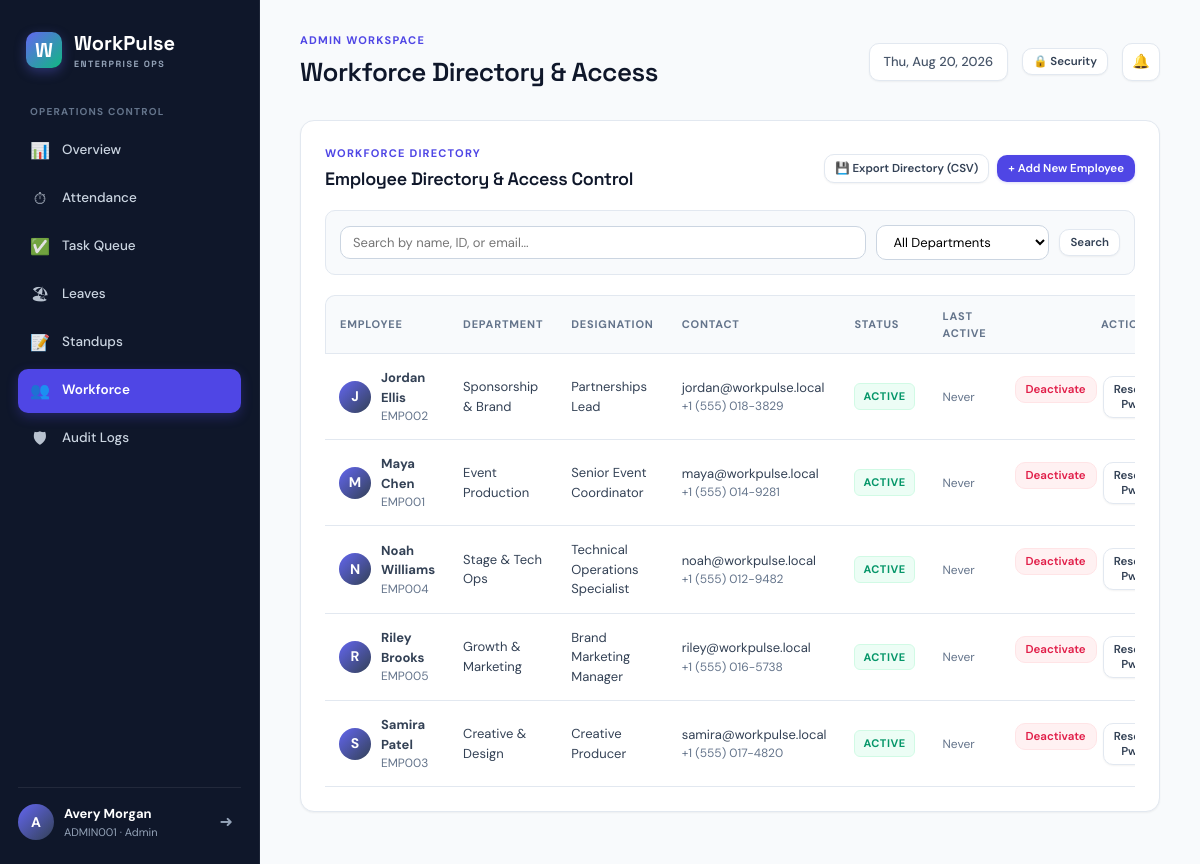
The page /admin/employees (signed in) on the database its author committed.
### tables this page shows
CREATE TABLE users (
  id integer primary key autoincrement,
  emp_id varchar(50) unique not null,
  name varchar(160) not null,
  email varchar(255) unique,
  password_hash text not null,
  role varchar(20) not null check (role in ('ADMIN', 'EMPLOYEE')),
  department varchar(100) default 'Operations',
  designation varchar(120) default 'Team Member',
  phone varchar(50),
  is_active integer not null default 1,
  created_at text not null default (datetime('now')),
  last_login text
);

### app.py (the view, shortened to what this page needs)
@app.route('/admin/employees', methods=['GET', 'POST'])
@role_required('ADMIN')
def admin_employees():
    search = request.args.get('q', '').strip()
    dept = request.args.get('dept', '').strip()
    sql = "select * from users where role='EMPLOYEE'"
    params = []
    if search:
        sql += " and (upper(name) like upper(%s) or upper(emp_id) like upper(%s) or upper(email) like upper(%s))"
        params.extend([f'%{search}%', f'%{search}%', f'%{search}%'])
    if dept:
        sql += " and department = %s"
        params.append(dept)
    sql += " order by is_active desc, name"
    employees = query(sql, params)
    departments = query("select distinct department from users where department is not null and role='EMPLOYEE' order by department")
    return render_template(
        'admin_employees.html',
        heading='Workforce Directory & Access',
        employees=employees,
        departments=[d['department'] for d in departments],
        search=search,
        selected_dept=dept
    )

### app.py (called while the page is built, shortened)
def parse_dt(val):
    if not val:
        return None
    if isinstance(val, (datetime, date)):
        return val
    val_str = str(val).strip()
    for fmt in ('%Y-%m-%d %H:%M:%S%z', '%Y-%m-%d %H:%M:%S', '%Y-%m-%dT%H:%M:%S%z', '%Y-%m-%dT%H:%M:%S', '%Y-%m-%d'):
        try:
            return datetime.strptime(val_str, fmt)
        except ValueError:
            pass
    return val

def sqlite_row_factory(cursor, row):
    d = {}
    for idx, col in enumerate(cursor.description):
        col_name = col[0]
        val = row[idx]
        if col_name in ('punch_in', 'punch_out', 'created_at', 'start_time', 'end_time', 'last_activity', 'last_login', 'completed_at', 'reviewed_at', 'updated_at') and isinstance(val, str):
            val = parse_dt(val)
        d[col_name] = val
    return d

def get_db():
    if IS_SQLITE:
        conn = sqlite3.connect('workpulse.db', check_same_thread=False)
        conn.row_factory = sqlite_row_factory
        conn.create_function("now", 0, lambda: datetime.now(timezone.utc).strftime('%Y-%m-%d %H:%M:%S'))
        conn.create_function("current_date", 0, lambda: date.today().strftime('%Y-%m-%d'))
        conn.create_function("greatest", 2, lambda a, b: max(a or 0, b or 0))
        conn.create_function("least", 2, lambda a, b: min(a or 0, b or 0))
        return conn

def current_user():
    uid = session.get('user_id')
    if not uid:
        return None
    try:
        active_cond = "is_active = 1" if IS_SQLITE else "is_active = true"
        return query(f'select * from users where id=%s and {active_cond}', (uid,), one=True)
    except Exception:
        return None

def login_required(view):
    @wraps(view)
    def wrapped(*args, **kwargs):
        if not current_user():
            session.clear()
            return redirect(url_for('login', next=request.path))
        return view(*args, **kwargs)
    return wrapped

def role_required(role):
    def decorator(view):
        @wraps(view)
        @login_required
        def wrapped(*args, **kwargs):
            if session.get('role') != role:
                abort(403)
            return view(*args, **kwargs)
        return wrapped
    return decorator

@app.after_request
def add_security_headers(response):
    response.headers['X-Content-Type-Options'] = 'nosniff'
    response.headers['X-Frame-Options'] = 'SAMEORIGIN'
    response.headers['X-XSS-Protection'] = '1; mode=block'
    return response

### templates/admin_employees.html (shortened to what this page needs)
{% extends 'base.html' %}
{% block content %}
<section class="panel">
  <div class="section-heading" style="flex-wrap:wrap; gap:16px;">
    <div>
      <span class="eyebrow">WORKFORCE DIRECTORY</span>
      <h2>Employee Directory & Access Control</h2>
    </div>
    <div class="section-heading-actions">
      <a href="{{ url_for('export_employees_csv') }}" class="button secondary small">
        &#128190; Export Directory (CSV)
      </a>
      <button class="button primary small" data-open-modal="addEmployeeModal">
        + Add New Employee
      </button>
    </div>
  </div>
  <form method="get" class="filter-bar" style="background:var(--slate-50); padding:14px; border-radius:var(--radius-md); border:1px solid var(--slate-200); margin-bottom: 20px;">
    <div style="flex:1; min-width:200px;">
      <input type="text" name="q" value="{{ search }}" placeholder="Search by name, ID, or email..." style="width:100%;">
    </div>
    <div>
      <select name="dept">
        <option value="">All Departments</option>
      </select>
    </div>
    <button type="submit" class="button secondary small">Search</button>
  </form>
  <div class="table-wrap">
    <table>
      <thead>
        <tr>
          <th>Employee</th>
          <th>Department</th>
          <th>Designation</th>
          <th>Contact</th>
          <th>Status</th>
          <th>Last Active</th>
          <th style="text-align:right;">Actions</th>
        </tr>
      </thead>
      <tbody>
        {% for person in employees %}
          <tr>
            <td>
              <div style="display:flex; align-items:center; gap:10px;">
                <span class="avatar" style="width:32px; height:32px;">{{ person.name[0] }}</span>
                <div>
                  <strong>{{ person.name }}</strong>
                  <small style="display:block; color:var(--slate-500);">{{ person.emp_id }}</small>
                </div>
              </div>
            </td>
            <td>{{ person.department or 'Operations' }}</td>
            <td>{{ person.designation or 'Coordinator' }}</td>
            <td>
              <span>{{ person.email or '—' }}</span>
              {% if person.phone %}
                <small style="display:block; color:var(--slate-500);">{{ person.phone }}</small>
              {% endif %}
            </td>
            <td>
              <span class="status-badge {{ 'active' if person.is_active else 'offline' }}">
                {{ 'Active' if person.is_active else 'Deactivated' }}
              </span>
            </td>
            <td>
              <small class="muted">
                {{ person.last_login.strftime('%b %d, %I:%M %p') if person.last_login else 'Never' }}
              </small>
            </td>
            <td style="text-align:right;">
              <div style="display:inline-flex; gap:6px;">
                <form method="post" style="display:inline;">
                  <button type="submit" class="button small {{ 'danger' if person.is_active else 'emerald' }}" onclick="return confirm('Change access state for {{ person.name }}?');">
                    {{ 'Deactivate' if person.is_active else 'Activate' }}
                  </button>
                </form>
                <button type="button" class="button secondary small" data-open-modal="resetPwModal_{{ person.id }}">
                  Reset Pw
                </button>
              </div>
            </td>
          </tr>
        {% else %}
          <tr>
            <td colspan="7" class="empty-state">No workforce members found matching criteria.</td>
          </tr>
        {% endfor %}
      </tbody>
    </table>
  </div>
</section>
{% endblock %}

### templates/base.html (shortened to what this page needs)
<!doctype html>
<html lang="en">
<head>
  <link rel="stylesheet" href="{{ url_for('static', filename='css/style.css') }}">
</head>
<body>
  <div class="app-shell">
    <aside class="sidebar">
      <a class="brand" href="{{ url_for('dashboard') }}">
        <span class="brand-mark">W</span>
        <div class="brand-text">
          <span>WorkPulse</span>
          <small>ENTERPRISE OPS</small>
        </div>
      </a>
      {% if session.get('role') == 'ADMIN' %}
        <div class="nav-section-title">Operations Control</div>
        <nav>
          <a href="{{ url_for('admin_dashboard') }}" class="nav-link {{ 'active' if current_endpoint == 'admin_dashboard' else '' }}">
            <span class="nav-icon">&#128202;</span> Overview
          </a>
          <a href="{{ url_for('admin_attendance') }}" class="nav-link {{ 'active' if current_endpoint in ('admin_attendance', 'export_attendance_csv') else '' }}">
            <span class="nav-icon">&#9201;</span> Attendance
          </a>
          <a href="{{ url_for('admin_tasks') }}" class="nav-link {{ 'active' if current_endpoint == 'admin_tasks' else '' }}">
            <span class="nav-icon">&#9989;</span> Task Queue
          </a>
          <a href="{{ url_for('admin_leaves') }}" class="nav-link {{ 'active' if current_endpoint in ('admin_leaves', 'admin_leave_action') else '' }}">
            <span class="nav-icon">&#127958;</span> Leaves
          </a>
          <a href="{{ url_for('admin_reports') }}" class="nav-link {{ 'active' if current_endpoint in ('admin_reports', 'export_reports_csv') else '' }}">
            <span class="nav-icon">&#128221;</span> Standups
          </a>
          <a href="{{ url_for('admin_employees') }}" class="nav-link {{ 'active' if current_endpoint in ('admin_employees', 'export_employees_csv') else '' }}">
            <span class="nav-icon">&#128101;</span> Workforce
          </a>
          <a href="{{ url_for('admin_audit') }}" class="nav-link {{ 'active' if current_endpoint == 'admin_audit' else '' }}">
            <span class="nav-icon">&#128737;</span> Audit Logs
          </a>
        </nav>
      {% endif %}
      <div class="sidebar-footer">
        <span class="avatar">{{ session.get('name', 'User')[0] }}</span>
        <div class="sidebar-user-info">
          <strong>{{ session.get('name', 'Member') }}</strong>
          <small>{{ session.get('emp_id', '') }} · {{ session.get('role', '')|capitalize }}</small>
        </div>
        <a class="btn-logout" href="{{ url_for('logout') }}" title="Secure Sign Out">&#10140;</a>
      </div>
    </aside>
    <main class="main-content">
      <header class="topbar">
        <div>
          <span class="eyebrow">{{ session.get('role', 'Member')|capitalize }} Workspace</span>
          <h1>{{ heading or 'Operations Command' }}</h1>
        </div>
        <div class="topbar-actions">
          <span class="date-pill" id="todayLabel"></span>
          <button class="button secondary small" data-open-modal="passwordModal" title="Security Settings">
            &#128274; Security
          </button>
          <a class="icon-button" href="{{ url_for('notifications') }}" title="Alerts & Notifications">
            &#128276;
          </a>
        </div>
      </header>
      {% block content %}{% endblock %}
    </main>
  </div>
</body>
</html>

### rows shown on the page
users: get "Avery Morgan", get "ADMIN001", get "Admin", get "ADMIN"
users: name "J", name "Jordan Ellis", emp_id "EMP002", department "Sponsorship & Brand", designation "Partnerships Lead", email "jordan@workpulse.local", phone "+1 (555) 018-3829", is_active "ACTIVE", last_login "Never", is_active "Deactivate"
users: name "M", name "Maya Chen", emp_id "EMP001", department "Event Production", designation "Senior Event Coordinator", email "maya@workpulse.local", phone "+1 (555) 014-9281", is_active "ACTIVE", last_login "Never", is_active "Deactivate"
users: name "N", name "Noah Williams", emp_id "EMP004", department "Stage & Tech Ops", designation "Technical Operations Specialist", email "noah@workpulse.local", phone "+1 (555) 012-9482", is_active "ACTIVE", last_login "Never", is_active "Deactivate"
users: name "R", name "Riley Brooks", emp_id "EMP005", department "Growth & Marketing", designation "Brand Marketing Manager", email "riley@workpulse.local", phone "+1 (555) 016-5738", is_active "ACTIVE", last_login "Never", is_active "Deactivate"
users: name "S", name "Samira Patel", emp_id "EMP003", department "Creative & Design", designation "Creative Producer", email "samira@workpulse.local", phone "+1 (555) 017-4820", is_active "ACTIVE", last_login "Never", is_active "Deactivate"

### other values the page prints
{{ session.get('name', 'User')[0] }} "A"
{{ heading or 'Operations Command' }} "Workforce Directory & Access"
